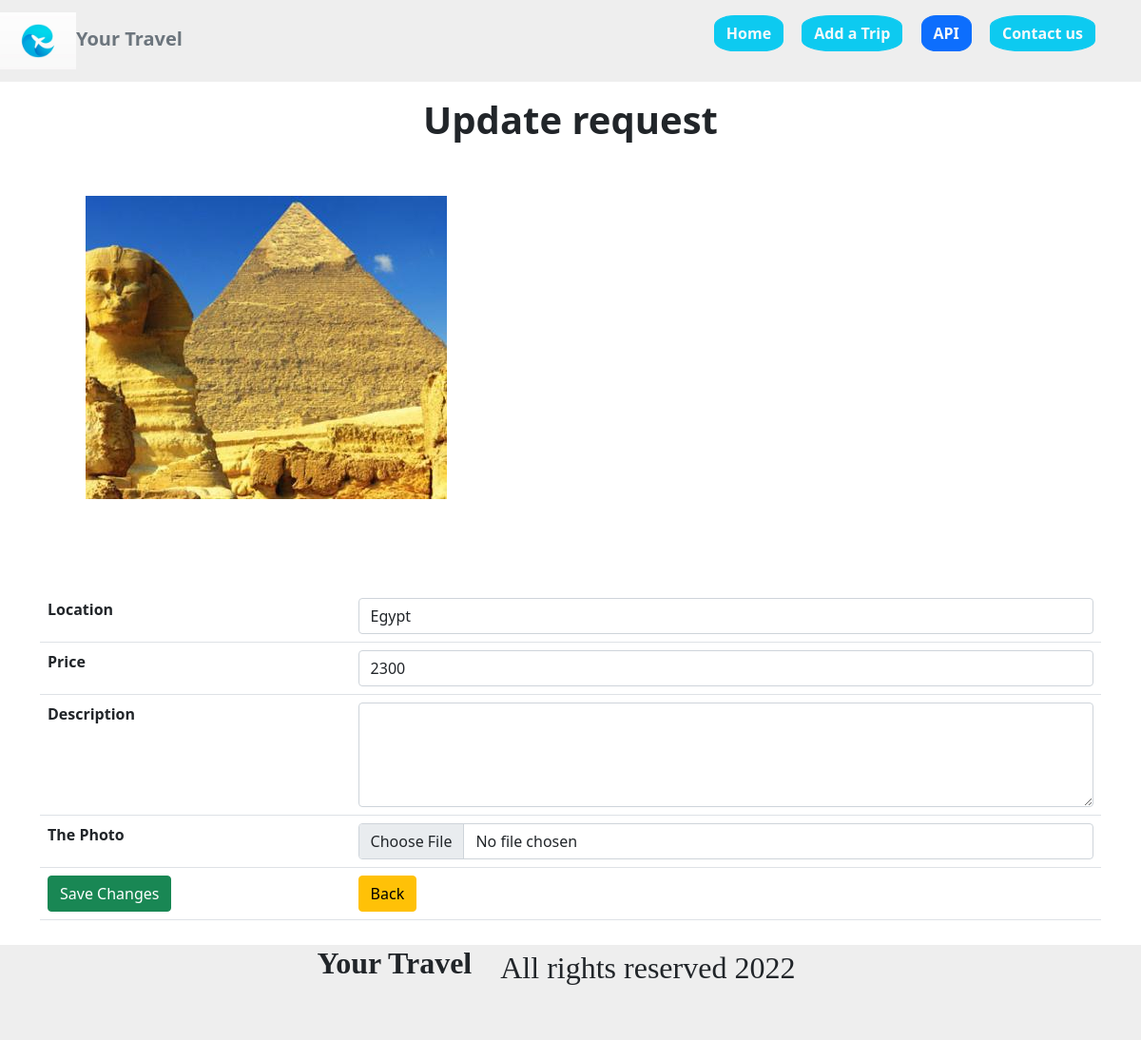
The app's page /update.php?id=2 with its own data.
### tables this page shows
CREATE TABLE `trips` (
  `id` int(25) NOT NULL,
  `picture` varchar(255) NOT NULL,
  `location` varchar(150) NOT NULL,
  `price` varchar(11) NOT NULL,
  `description` varchar(250) NOT NULL
);

### update.php (the view, shortened to what this page needs)
<?php
require_once 'actions/db_connect.php';
if(isset($_GET["id"])) {
    $id = $_GET["id"];
    $sql = "SELECT * FROM trips WHERE id =$id";
      $result = mysqli_query($conn,$sql);
    if(mysqli_num_rows($result) == 1) {
        $data = mysqli_fetch_assoc($result);
    } else {
        header( "location: error.php");
    }
 } else {
    header("location: error.php");
 }
 ?>
<!DOCTYPE html>
<html lang="en">
<head>
    <link rel="stylesheet" href="HTML/style.css">
    <link href="https://cdn.jsdelivr.net/npm/bootstrap@5.1.3/dist/css/bootstrap.min.css" rel="stylesheet">
</head>
<body>
     <?php require_once 'HTML/nav.php';?>
     <fieldset class="container">
          <h1 class="text-center fw-bold mt-3">Update request</h1>
               <img class='img-rounded-circle mb-5 p-5'  src='pictures/<?php echo $data["picture"]?>'>
           <form action ="actions/a_update.php"  method="POST"  enctype="multipart/form-data">
                <table class="table">
                   <tr>
                       <th>Location</th>
                       <td><input class ="form-control" type="text"   name="location" placeholder  ="Product Name" value="<?php echo $data["location"] ?>" /></td>
                   </tr>
                   <tr>
                       <th>Price</th>
                        <td><input   class="form-control" type= "number" name="price" step="any"  placeholder="Price" value ="<?php echo $data["price"] ?>" /></td>
                   </tr>
                   <th>Description</th>
                            <td>
                                <textarea class='form-control' type="text" name= "description" value="<?php echo $data["description"] ?>" placeholder="Max 600 characters" rows="4">
                            </textarea></td>
                   <tr>
                       <th>The Photo</th >
                       <td><input class= "form-control" type="file"  name= "picture" value ="<?php echo $data['picture']?>" /></td>
                   </tr>
                   <tr>
                       <td><button class ="btn btn-success" type = "submit">Save Changes</button></td>
                       <td><a href= "index.php" class ="btn btn-warning" type ="button">Back </a ></td>
                   </tr>
               </table>
           </form>
       </fieldset>
    <?php require_once 'HTML/footer.php';?>
</body>
</html>

### HTML/style.css (style rules this page uses)
* { margin: 0; padding: 0; box-sizing: border-box; }
.container { margin: 0 auto; padding-left: 15px; padding-right: 15px; }

### records on screen
trips: picture (picture), location "Egypt", price "2300"
